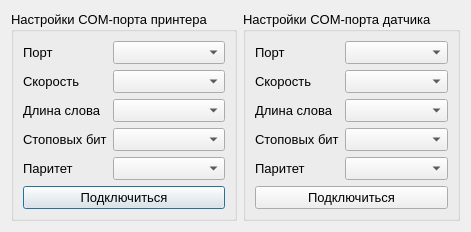
<?xml version="1.0" encoding="UTF-8"?>
<ui version="4.0">
 <class>ComPortSettings</class>
 <widget class="QDialog" name="ComPortSettings">
  <property name="geometry">
   <rect>
    <x>0</x>
    <y>0</y>
    <width>450</width>
    <height>229</height>
   </rect>
  </property>
  <property name="sizePolicy">
   <sizepolicy hsizetype="Fixed" vsizetype="Fixed">
    <horstretch>0</horstretch>
    <verstretch>0</verstretch>
   </sizepolicy>
  </property>
  <property name="maximumSize">
   <size>
    <width>450</width>
    <height>229</height>
   </size>
  </property>
  <property name="font">
   <font>
    <family>Segoe UI</family>
    <pointsize>10</pointsize>
   </font>
  </property>
  <property name="windowTitle">
   <string>Настройки</string>
  </property>
  <property name="modal">
   <bool>true</bool>
  </property>
  <layout class="QGridLayout" name="gridLayout_4">
   <item row="0" column="0">
    <layout class="QGridLayout" name="gridLayout_3">
     <item row="0" column="0">
      <widget class="QGroupBox" name="printerGBox">
       <property name="title">
        <string>Настройки COM-порта принтера</string>
       </property>
       <layout class="QGridLayout" name="gridLayout">
        <item row="0" column="0">
         <layout class="QFormLayout" name="formLayout">
          <item row="0" column="0">
           <widget class="QLabel" name="label">
            <property name="text">
             <string>Порт</string>
            </property>
           </widget>
          </item>
          <item row="1" column="0">
           <widget class="QLabel" name="label_2">
            <property name="text">
             <string>Скорость</string>
            </property>
           </widget>
          </item>
          <item row="2" column="0">
           <widget class="QLabel" name="label_3">
            <property name="text">
             <string>Длина слова</string>
            </property>
           </widget>
          </item>
          <item row="3" column="0">
           <widget class="QLabel" name="label_4">
            <property name="text">
             <string>Стоповых бит</string>
            </property>
           </widget>
          </item>
          <item row="4" column="0">
           <widget class="QLabel" name="label_5">
            <property name="text">
             <string>Паритет</string>
            </property>
           </widget>
          </item>
          <item row="0" column="1">
           <widget class="QComboBox" name="portCBox_1"/>
          </item>
          <item row="1" column="1">
           <widget class="QComboBox" name="baudRateCBox_1"/>
          </item>
          <item row="2" column="1">
           <widget class="QComboBox" name="dataBitsCBox_1"/>
          </item>
          <item row="3" column="1">
           <widget class="QComboBox" name="stopBitsCBox_1"/>
          </item>
          <item row="4" column="1">
           <widget class="QComboBox" name="parityCBox_1"/>
          </item>
         </layout>
        </item>
        <item row="1" column="0">
         <widget class="QPushButton" name="pushButton">
          <property name="text">
           <string>Подключиться</string>
          </property>
         </widget>
        </item>
       </layout>
      </widget>
     </item>
     <item row="0" column="1">
      <widget class="QGroupBox" name="sensorGBox">
       <property name="title">
        <string>Настройки COM-порта датчика</string>
       </property>
       <layout class="QGridLayout" name="gridLayout_2">
        <item row="0" column="0">
         <layout class="QFormLayout" name="formLayout_2">
          <item row="0" column="0">
           <widget class="QLabel" name="label_6">
            <property name="text">
             <string>Порт</string>
            </property>
           </widget>
          </item>
          <item row="1" column="0">
           <widget class="QLabel" name="label_7">
            <property name="text">
             <string>Скорость</string>
            </property>
           </widget>
          </item>
          <item row="2" column="0">
           <widget class="QLabel" name="label_8">
            <property name="text">
             <string>Длина слова</string>
            </property>
           </widget>
          </item>
          <item row="3" column="0">
           <widget class="QLabel" name="label_9">
            <property name="text">
             <string>Стоповых бит</string>
            </property>
           </widget>
          </item>
          <item row="4" column="0">
           <widget class="QLabel" name="label_10">
            <property name="text">
             <string>Паритет</string>
            </property>
           </widget>
          </item>
          <item row="0" column="1">
           <widget class="QComboBox" name="portCBox_2"/>
          </item>
          <item row="1" column="1">
           <widget class="QComboBox" name="baudRateCBox_2"/>
          </item>
          <item row="2" column="1">
           <widget class="QComboBox" name="dataBitsCBox_2"/>
          </item>
          <item row="3" column="1">
           <widget class="QComboBox" name="stopBitsCBox_2"/>
          </item>
          <item row="4" column="1">
           <widget class="QComboBox" name="parityCBox_2"/>
          </item>
         </layout>
        </item>
        <item row="1" column="0">
         <widget class="QPushButton" name="pushButton_2">
          <property name="text">
           <string>Подключиться</string>
          </property>
         </widget>
        </item>
       </layout>
      </widget>
     </item>
    </layout>
   </item>
  </layout>
 </widget>
 <resources/>
 <connections/>
</ui>
